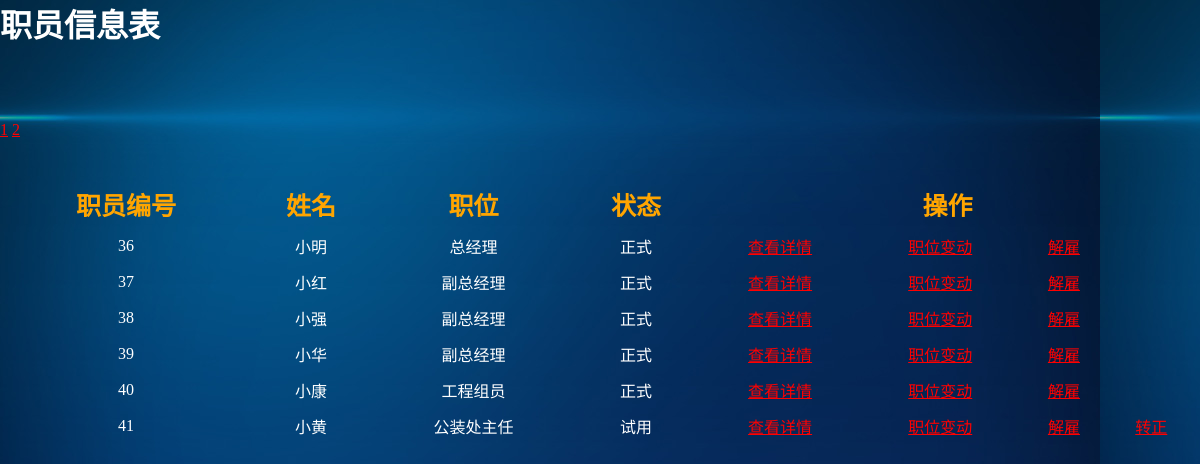
The app's page /admin/zhiyuan_manager.php (signed in) with its own data.
### tables this page shows
CREATE TABLE `yuangong` (
  `id` int(11) NOT NULL AUTO_INCREMENT,
  `zhiweibianhao` int(11) NOT NULL,
  `zhiweizhuangtai` int(11) DEFAULT NULL,
  `xuelibianhao` int(11) NOT NULL,
  `jibengongzibianhao` int(11) NOT NULL,
  `jixiaogongzibianhao` int(11) NOT NULL,
  `xingming` varchar(45) DEFAULT NULL,
  `gender` varchar(45) DEFAULT NULL,
  `birthdate` date DEFAULT NULL,
  `minzu` varchar(45) DEFAULT NULL,
  `idcard` varchar(45) DEFAULT NULL,
  `zhengzhimianmao` varchar(45) DEFAULT NULL,
  `jiguan` varchar(45) DEFAULT NULL,
  `biyexuexiao` varchar(45) DEFAULT NULL,
  `zhuanye` varchar(45) DEFAULT NULL,
  `lianxidizhi` varchar(45) DEFAULT NULL,
  `youbian` varchar(45) DEFAULT NULL,
  `youxiang` varchar(45) DEFAULT NULL,
  `ruzhishijian` date DEFAULT NULL,
  `qianyueshijian` date DEFAULT NULL,
  `hetongbianhao` int(11) NOT NULL,
  `zhuguan` int(11) DEFAULT NULL,
  `tongshi` int(11) DEFAULT NULL,
  `xiashu` int(11) DEFAULT NULL,
  `ziwo` int(11) DEFAULT NULL,
  `zongping` int(11) DEFAULT NULL,
  `lianxidianhua` varchar(45) DEFAULT NULL,
  `shenfen` varchar(45) DEFAULT NULL,
  `password` varchar(45) DEFAULT NULL,
  PRIMARY KEY (`id`),
  KEY `zwbh_fk_idx` (`zhiweibianhao`),
  KEY `jbgz_fk_idx` (`jibengongzibianhao`),
  KEY `jxgz_fk_idx` (`jixiaogongzibianhao`),
  KEY `xlbh_fk_idx` (`xuelibianhao`),
  KEY `htbh_fk_idx` (`hetongbianhao`),
  CONSTRAINT `htbh_fk` FOREIGN KEY (`hetongbianhao`) REFERENCES `hetong` (`id`) ON DELETE NO ACTION ON UPDATE NO ACTION,
  CONSTRAINT `jbgz_fk` FOREIGN KEY (`jibengongzibianhao`) REFERENCES `jiben` (`id`) ON DELETE NO ACTION ON UPDATE NO ACTION,
  CONSTRAINT `jxgz_fk` FOREIGN KEY (`jixiaogongzibianhao`) REFERENCES `jixiao` (`id`) ON DELETE NO ACTION ON UPDATE NO ACTION,
  CONSTRAINT `xlbh_fk` FOREIGN KEY (`xuelibianhao`) REFERENCES `xueli` (`id`) ON DELETE NO ACTION ON UPDATE NO ACTION,
  CONSTRAINT `zwbh_fk` FOREIGN KEY (`zhiweibianhao`) REFERENCES `zhiwei` (`id`) ON DELETE NO ACTION ON UPDATE NO ACTION
);

CREATE TABLE `zhiwei` (
  `id` int(11) NOT NULL AUTO_INCREMENT,
  `shangjiid` int(11) NOT NULL,
  `jihuarenshu` int(11) unsigned NOT NULL,
  `xianyourenshu` int(11) unsigned NOT NULL,
  `zhuangtai` int(11) DEFAULT NULL,
  `gongzi` int(11) NOT NULL,
  `jixiaoquanzhong` double NOT NULL,
  `name` varchar(45) DEFAULT NULL,
  PRIMARY KEY (`id`)
);

### admin/zhiyuan_manager.php (the view, shortened to what this page needs)
<html>
<head><title>职员信息表</title></head>
<link rel="stylesheet" href="../css/style.css" type="text/css" >
<body style="margin:0px 0px 0px 0px;">
	<h1>职员信息表</h1>
	<form action="" method="post">
		<table align="center">
			<?php
				include 'fenye.php';
				$str = "select * from yuangong order by id";
				$address = "zhiyuan_manager.php";
				$params = PageOrdered($str, $address);
				$str = "select * from yuangong order by id limit $params[0], $params[1]";
				$arr = mysql_query($str);
			?>
			<tr align="center" class="tabletitle">
				<td>职员编号</td><td>姓名</td><td>职位</td><td>状态</td><td colspan="6">操作</td>
			</tr>
			<?php
				while($result = mysql_fetch_array($arr)){
			?>
			<tr align="center">
				<td ><?php echo $result["id"]; ?></td>
				<td ><?php echo $result['xingming'];?></td>
				<td ><?php
					$str2 = "select name from zhiwei where id = ".$result['zhiweibianhao'];
					$arr2 = mysql_query($str2);
					if ($result2 = mysql_fetch_array($arr2)){
						echo $result2['name'];
					}
				?></td>
				<td ><?php
					switch($result['zhiweizhuangtai']){
						case 0:
							echo "试用";
							break;
						case 1:
							echo "正式";
							break;
					}
				?></td>
				<td ><a href="zhiyuan_info.php?id=<?php echo $result["id"]; ?>">查看详情</a></td>
				<td ><a href="zhiyuan_biandong.php?id=<?php echo $result["id"]; ?>">职位变动</a></td>
				<td ><a href="action/zhiyuan_jiegu_do.php?id=<?php echo $result["id"]; ?>">解雇</a></td>
				<?php
				if ($result['zhiweizhuangtai'] == 0)
				echo "<td ><a href='action/zhiyuan_zhuanzheng_do.php?id=".$result['id']."'>转正</a></td>";
				?>
			</tr>
			<?php } ?>
		</table>
	</form>
</body>
</html>

### css/style.css (style rules this page uses)
body { margin:0px 0px 0px 0px; background-image:url('../images/bg1.jpg'); }
a { color:red; }
h1 { color:white; }
.tabletitle { color:orange; font-size:25px; font-weight:bold; }
table { border:0px; border-spacing:10; width:100%; color:white; font-size:16px; }

### records on screen
yuangong: id "36", xingming "小明", zhiweibianhao.name "总经理", zhiweizhuangtai "正式"
yuangong: id "37", xingming "小红", zhiweibianhao.name "副总经理", zhiweizhuangtai "正式"
yuangong: id "38", xingming "小强", zhiweibianhao.name "副总经理", zhiweizhuangtai "正式"
yuangong: id "39", xingming "小华", zhiweibianhao.name "副总经理", zhiweizhuangtai "正式"
yuangong: id "40", xingming "小康", zhiweibianhao.name "工程组员", zhiweizhuangtai "正式"
yuangong: id "41", xingming "小黄", zhiweibianhao.name "公装处主任", zhiweizhuangtai "试用"
